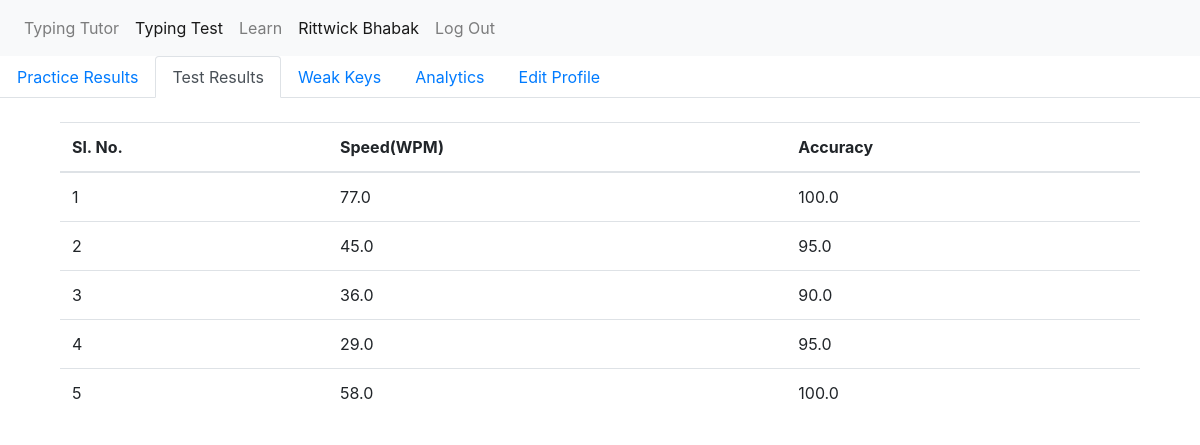
The app's page /dashboard/test-results (signed in), older data.
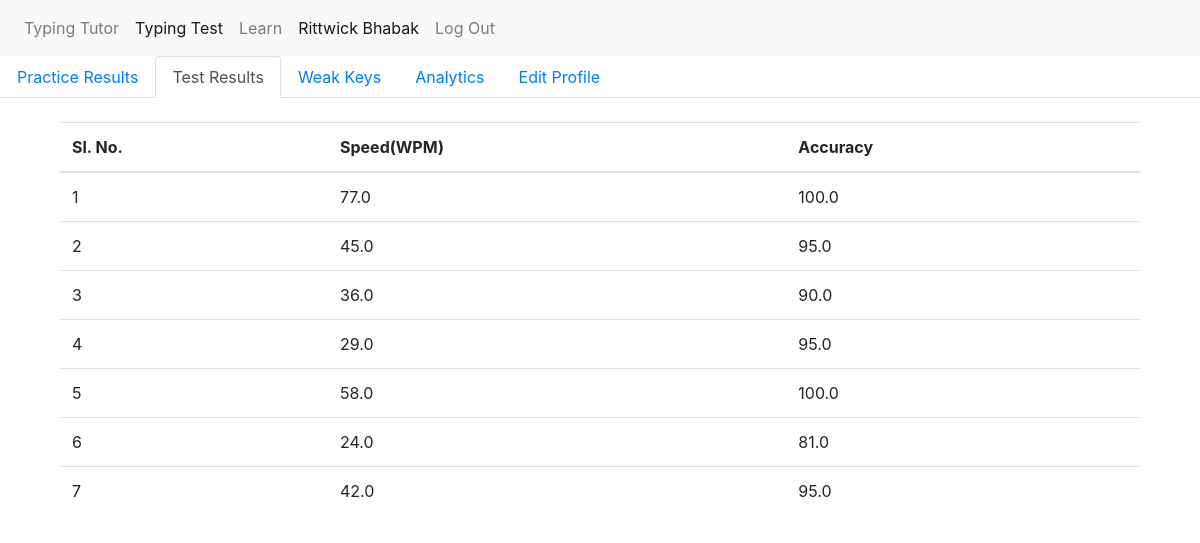
The same page, newer data.
### myproject/models.py (models this page shows, shortened)
class User(db.Model,UserMixin):
    __tablename__ = 'users'
    id = db.Column(db.Integer, primary_key=True)
    name = db.Column(db.String(64))
    email = db.Column(db.String(64))
    username = db.Column(db.String(64))
    password_hash = db.Column(db.String(128))
    avgSpeed = db.Column(db.Integer)
    level = db.Column(db.Integer)
    weakKeys = db.Column(db.String)

class TestResults(db.Model):
    id = db.Column(db.Integer, primary_key=True)
    user_id = db.Column(db.Integer)
    speed = db.Column(db.Float)
    accuracy = db.Column(db.Float)

### app.py (the view)
@app.route('/dashboard/test-results')
@login_required
def testresults():
    user_id = session['current_user_id_typemaster']
    testresults = TestResults.query.filter_by(user_id=user_id)
    result = []
    for ind,r in enumerate(testresults):
        result.append([ind+1,r.speed,r.accuracy])
    return render_template('logtestresults.html', result = result)

### myproject/models.py (called while the page is built)
@login_manager.user_loader
def load_user(user_id):
    return User.query.get(user_id)

### myproject/templates/logtestresults.html
{% extends "dashboardbase.html" %}
{% block activetest %} active {% endblock %}
{% block dashboarditems %}
<div class="container my-4 mydiv" id="practice-div">
    <table class="table">
        <thead>
            <tr>
                <th scope="col">Sl. No.</th>
                <th scope="col">Speed(WPM)</th>
                <th scope="col">Accuracy</th>
            </tr>
        </thead>
        <tbody>
            {% for r in result %}
            <tr>
                <td>{{r[0]}}</td>
                <td>{{r[1]}}</td>
                <td>{{r[2]}}</td>
            </tr>
            {% endfor %}
        </tbody>
    </table>
</div>
{% endblock %}

### myproject/templates/dashboardbase.html
{% extends "base.html" %}
{% block activeusername %} active {% endblock %}
{% block body %}
<ul class="nav nav-tabs">
    <li class="nav-item">
        <a class="nav-link {% block activepractice %} {% endblock %}" id="practice" href="{{url_for('dashboard')}}">Practice Results</a>
    </li>
    <li class="nav-item">
        <a class="nav-link {% block activetest %} {% endblock %}" id="test" href="{{url_for('testresults')}}">Test Results</a>
    </li>
    <li class="nav-item">
        <a class="nav-link {% block activeweakkeys %} {% endblock %}" id="weakkeys" href="{{url_for('weakkeys')}}">Weak Keys</a>
    </li>
    <li class="nav-item">
        <a class="nav-link {% block activeanalytics %} {% endblock %}" id="analytics" href="{{url_for('analytics')}}">Analytics</a>
    </li>
    <li class="nav-item">
        <a class="nav-link {% block activeeditprofile %} {% endblock %}" id="edit-profile" href="{{url_for('editprofile')}}">Edit Profile</a>
    </li>
</ul>
<div class="container my-4 mydiv" id="practice-div">
    {% block dashboarditems %} {% endblock %}
</div>
{% endblock %}

### myproject/templates/base.html (shortened to what this page needs)
<!DOCTYPE html>
<html lang="en">
<head>
  <link rel="stylesheet" href="{{ url_for('static', filename='css/bootstrap.css') }}">
  <link rel="stylesheet" href="{{ url_for('static', filename='css/base.css') }}">
</head>
<body>
  <nav class="navbar navbar-expand navbar-light bg-light">
    <div class="collapse navbar-collapse" id="navbarsExample02">
      <ul class="navbar-nav mr-auto">
        {% if current_user.is_authenticated %}
        <li class="nav-item {% block activetutor %} {% endblock %}">
          <a class="nav-link" href="{{url_for('exercise')}}">Typing Tutor <span class="sr-only">(current)</span></a>
        </li>
        {% else %}
        <li class="nav-item active">
          <a href="{{url_for('index')}}" class="nav-link">Home</a>
        </li>
        {% endif %}
        <li class="nav-item {% block activetest %} {% endblock %}">
          <a class="nav-link" href="{{url_for('typetest')}}">Typing Test</a>
        </li>
        <li class="nav-item {% block activelearn %} {% endblock %}">
          <a class="nav-link" href="#">Learn</a>
        </li>
        {% if current_user.is_authenticated %}
        <li class="nav-item {% block activeusername %} {% endblock %}">
          <a class="nav-link" href="{{url_for('dashboard')}}">{{current_user.name}}</a>
        </li>
        <li class="nav-item {% block activelogout %} {% endblock %}">
          <a class="nav-link" href="{{url_for('logout')}}">Log Out</a>
        </li>
        {% endif %}
      </ul>
    </div>
  </nav>
  {% block body %} {% endblock %}
</body>
</html>

Row changes from the older to the newer data that the page shows:
added TestResults: id "6", speed "24.0", accuracy "81.0"
added TestResults: id "7", speed "42.0", accuracy "95.0"
